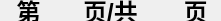
   <widget class="QFrame" name="frame">
    <property name="geometry">
     <rect>
      <x>560</x>
      <y>40</y>
      <width>221</width>
      <height>21</height>
     </rect>
    </property>
    <property name="frameShape">
     <enum>QFrame::NoFrame</enum>
    </property>
    <property name="frameShadow">
     <enum>QFrame::Raised</enum>
    </property>
    <widget class="QLabel" name="label_17">
     <property name="geometry">
      <rect>
       <x>180</x>
       <y>0</y>
       <width>31</width>
       <height>21</height>
      </rect>
     </property>
     <property name="font">
      <font>
       <pointsize>18</pointsize>
       <weight>75</weight>
       <bold>true</bold>
      </font>
     </property>
     <property name="styleSheet">
      <string notr="true">background-image: url(:/background/qrc/background/back.png);</string>
     </property>
     <property name="text">
      <string>页</string>
     </property>
     <property name="alignment">
      <set>Qt::AlignCenter</set>
     </property>
    </widget>
    <widget class="QLabel" name="label_pagenum_all">
     <property name="geometry">
      <rect>
       <x>146</x>
       <y>0</y>
       <width>31</width>
       <height>21</height>
      </rect>
     </property>
     <property name="font">
      <font>
       <pointsize>18</pointsize>
       <weight>75</weight>
       <bold>true</bold>
      </font>
     </property>
     <property name="styleSheet">
      <string notr="true">background-image: url(:/background/qrc/background/back.png);</string>
     </property>
     <property name="text">
      <string/>
     </property>
     <property name="alignment">
      <set>Qt::AlignCenter</set>
     </property>
    </widget>
    <widget class="QLabel" name="label_15">
     <property name="geometry">
      <rect>
       <x>80</x>
       <y>0</y>
       <width>61</width>
       <height>21</height>
      </rect>
     </property>
     <property name="font">
      <font>
       <pointsize>18</pointsize>
       <weight>75</weight>
       <bold>true</bold>
      </font>
     </property>
     <property name="styleSheet">
      <string notr="true">background-image: url(:/background/qrc/background/back.png);</string>
     </property>
     <property name="text">
      <string>页/共</string>
     </property>
     <property name="alignment">
      <set>Qt::AlignCenter</set>
     </property>
    </widget>
    <widget class="QLabel" name="label_pagenum">
     <property name="geometry">
      <rect>
       <x>50</x>
       <y>0</y>
       <width>31</width>
       <height>21</height>
      </rect>
     </property>
     <property name="font">
      <font>
       <pointsize>18</pointsize>
       <weight>75</weight>
       <bold>true</bold>
      </font>
     </property>
     <property name="styleSheet">
      <string notr="true">background-image: url(:/background/qrc/background/back.png);</string>
     </property>
     <property name="text">
      <string/>
     </property>
     <property name="alignment">
      <set>Qt::AlignCenter</set>
     </property>
    </widget>
    <widget class="QLabel" name="label_13">
     <property name="geometry">
      <rect>
       <x>13</x>
       <y>0</y>
       <width>31</width>
       <height>21</height>
      </rect>
     </property>
     <property name="font">
      <font>
       <pointsize>18</pointsize>
       <weight>75</weight>
       <bold>true</bold>
      </font>
     </property>
     <property name="styleSheet">
      <string notr="true">background-image: url(:/background/qrc/background/back.png);</string>
     </property>
     <property name="text">
      <string>第</string>
     </property>
     <property name="alignment">
      <set>Qt::AlignCenter</set>
     </property>
    </widget>
   </widget>
